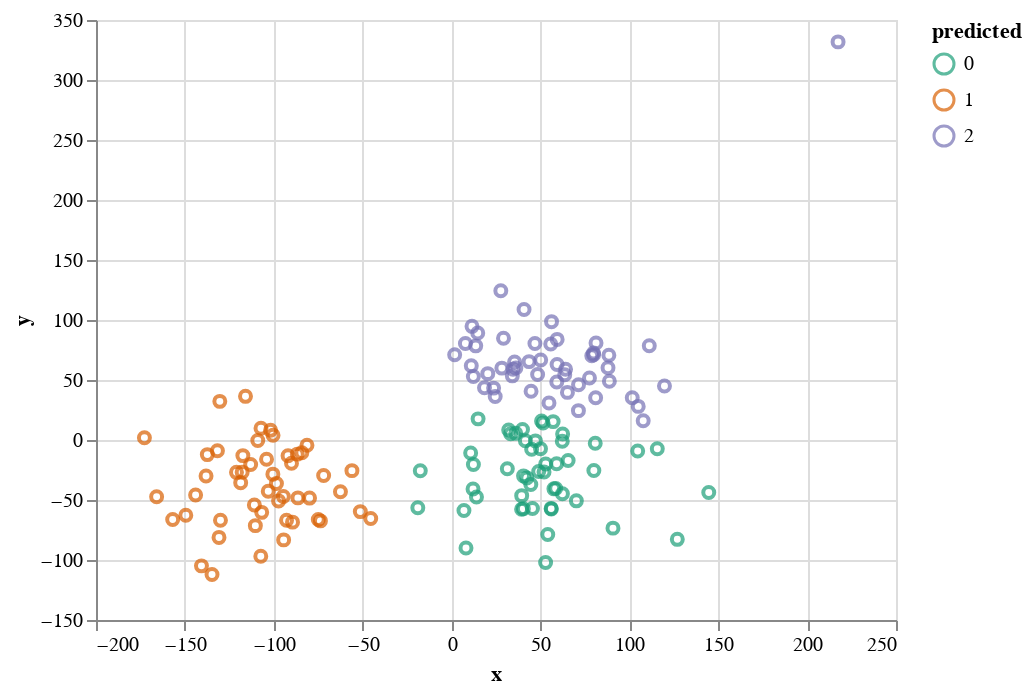

Here is the notebook cell this chart was saved with:
### Code cell
cut_list = []
soe_kmeans_nmi = []
n_iterations = 10

for i in range(n_iterations):
    q = Questionnaire.from_metric(data.xs, density=0.01, verbose=False)
    soe_kmeans = SoeKmeans(embedding_dimension=soe_embedding_dim, n_clusters=3)
    ys_soe = soe_kmeans.fit_predict(*q.to_bool_array())
    soe_kmeans_nmi.append(normalized_mutual_info_score(data.ys, ys_soe))

    q_emb = Questionnaire.from_metric(soe_kmeans.embedding_, density=0.1, verbose=False)
    cut_list.append(q_emb.values)

print(f"SOE NMI average: {np.mean(soe_kmeans_nmi)} std: {np.std(soe_kmeans_nmi)}") 
#cut_list.append(q.values)
p.assignments(soe_kmeans.embedding_, ys_soe)

### Figure 1 — Vega-Lite specification as saved in the notebook (floating-point values rounded to 4 significant figures; data arrays with more than 128 entries replaced by an {"elided": "..."} marker saying what was removed)
{"config": {"view": {"continuousWidth": 400, "continuousHeight": 300}}, "data": {"name": "data-8a2ae7f27870d440c5eceeb87b59efb2"}, "mark": "point", "encoding": {"color": {"type": "nominal", "field": "predicted", "scale": {"scheme": "dark2"}}, "x": {"type": "quantitative", "field": "x"}, "y": {"type": "quantitative", "field": "y"}}, "$schema": "https://vega.github.io/schema/vega-lite/v4.8.1.json", "datasets": {"data-8a2ae7f27870d440c5eceeb87b59efb2": {"elided": "150 records"}}}
